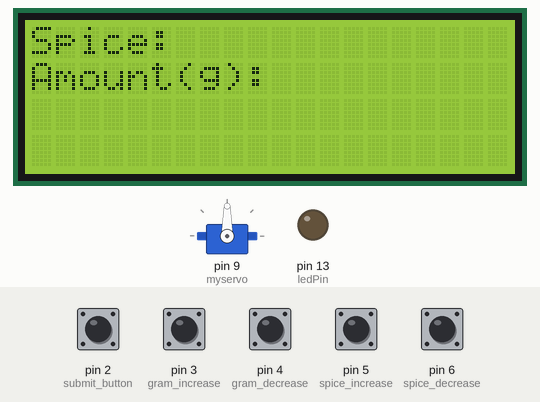
This sketch was run on a simulated Arduino Uno, built with avr-gcc and run on an emulated ATmega328P. Shown: servo, 20×4 character LCD, output pins drawn as LEDs (lit = HIGH). The inputs (shaded band) are chosen by the test bench; at power-on: pin 2 (submit_button), pin 3 (gram_increase), pin 4 (gram_decrease), pin 5 (spice_increase), pin 6 (spice_decrease) HIGH. What the sketch prints to the serial monitor is not drawn.

Above: at 1.2 s.
1.3 s: pin 3 (gram_increase) pulled LOW for 1 s
At 3.4 s:
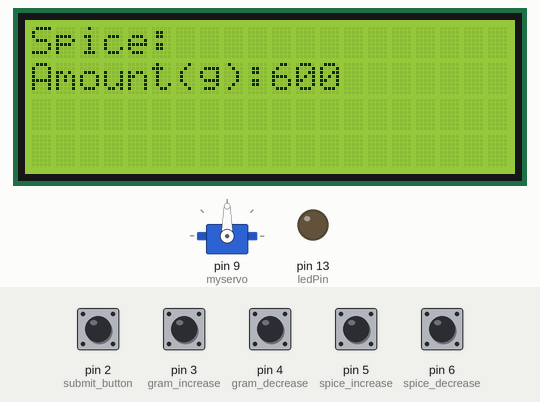
3.8 s: pin 2 (submit_button) pulled LOW for 0.15 s
At 4.6 s:
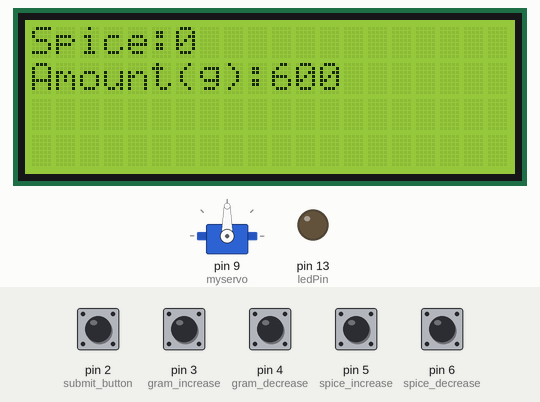
5.4 s: pin 4 (gram_decrease) pulled LOW for 0.15 s
At 5.9 s:
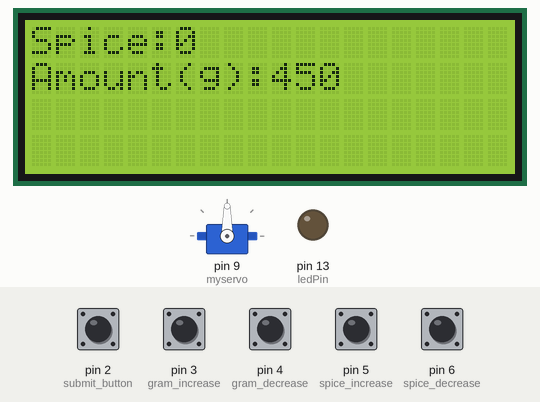
7.0 s: pin 5 (spice_increase) pulled LOW for 0.15 s
At 8.2 s:
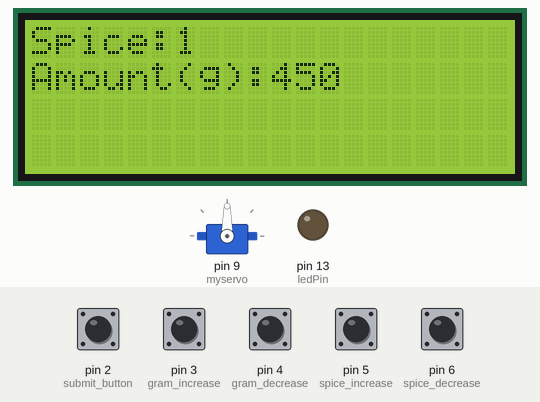
8.6 s: pin 2 (submit_button) pulled LOW for 1 s
At 9.2 s:
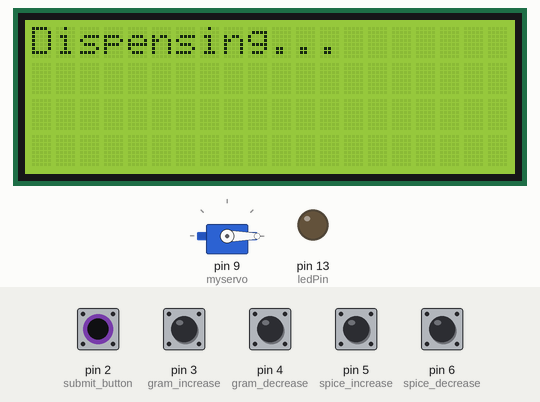
11.1 s: pin 6 (spice_decrease) pulled LOW for 1 s
At 13.1 s:
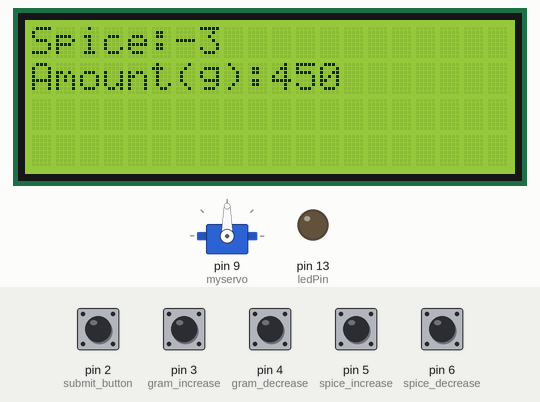
Timing chart, 0 to 14.6 s (numbered marks = the images above; inputs shaded):
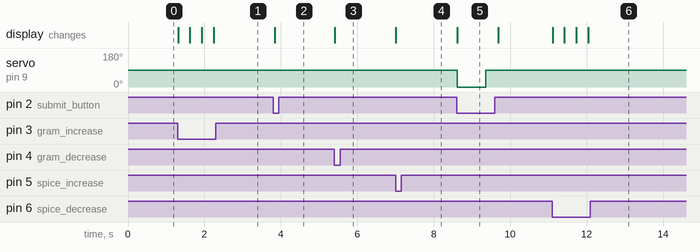

The sketch:

SpiceDispenser.ino
```cpp
#include <Servo.h>
#include <Wire.h>
#include <LiquidCrystal_I2C.h>

LiquidCrystal_I2C lcd(0x27, 20, 4); // set the LCD address to 0x27 for a 16 chars and 2 line display
Servo myservo;

const int submit_button = 2;     // the number of the pushbutton pin
const int gram_increase = 3;
const int gram_decrease = 4;
const int spice_increase = 5;
const int spice_decrease = 6;
const int ledPin =  13;      // the number of the LED pin

// variables will change:
int submit_button_state = 0;         // variable for reading the pushbutton status
int gram_increase_state = 0;
int gram_decrease_state = 0;
int spice_increase_state = 0;
int spice_decrease_state = 0;
int var = 0; //switch case

int buttonstate = 0;
int servo_delay = 0;
int spice = 0;
int pos = 0;    // variable to store the servo position

void setup() {
  // initialize the LED pin as an output:
  pinMode(ledPin, OUTPUT);
  // initialize the pushbutton pin as an input:
  pinMode(submit_button, INPUT);
  digitalWrite(submit_button, HIGH);
  pinMode(gram_increase, INPUT);
  digitalWrite(gram_increase, HIGH);
  pinMode(gram_decrease, INPUT);
  digitalWrite(gram_decrease, HIGH);
  pinMode(spice_increase, INPUT);
  digitalWrite(spice_increase, HIGH);
  pinMode(spice_decrease, INPUT);
  digitalWrite(spice_decrease, HIGH);

  myservo.attach(9);  // attaches the servo on pin 9 to the servo object
  lcd.init();
  lcd.backlight();
  lcd.setCursor(0, 0);
  lcd.print("Spice:");
  lcd.setCursor(0, 1);
  lcd.print("Amount(g):");

  Serial.begin(9600);

}

void loop() {
  // read the state of the pushbutton value:
  submit_button_state = digitalRead(submit_button);
  gram_increase_state = digitalRead(gram_increase);
  gram_decrease_state = digitalRead(gram_decrease);
  spice_increase_state = digitalRead(spice_increase);
  spice_decrease_state = digitalRead(spice_decrease);

  // check if the pushbutton is pressed. If it is, the buttonState is HIGH:

  if (submit_button_state == LOW) {
    Serial.println("Submitted");

    lcd.clear();
    lcd.setCursor(0, 0);
    lcd.print("Dispensing...");
    if (spice == 1) {
      myservo.write(0);              // tell servo to go to position in variable 'pos'
      delay(300);
      delay(servo_delay);

      myservo.write(90);              // tell servo to go to position in variable 'pos'
      delay(300);
    }

    else if (spice == 2) {
      myservo.write(180);              // tell servo to go to position in variable 'pos'
      delay(300);
      delay(servo_delay);

      myservo.write(90);              // tell servo to go to position in variable 'pos'
      delay(300);
      delay(servo_delay);
    }
    lcd.clear();
    lcd.setCursor(0, 0);
    lcd.print("Spice:");
    lcd.print(spice);
    lcd.setCursor(0, 1);
    lcd.print("Amount(g):");
    lcd.print(servo_delay);
    delay(300);
  }
  else if (gram_increase_state == LOW) {

    servo_delay = servo_delay + 150;
    Serial.println("gram increase");
    Serial.print("Servo delay:");
    Serial.println(servo_delay);

    lcd.setCursor(10, 1);
    lcd.print("      ");
    lcd.setCursor(10, 1);
    lcd.print(servo_delay);
    delay(300);
  }

  else if (gram_decrease_state == LOW) {

    servo_delay = servo_delay - 150;
    Serial.println("gram decrease");
    Serial.print("Servo delay:");
    Serial.println(servo_delay);

    lcd.setCursor(10, 1);
    lcd.print("      ");
    lcd.setCursor(10, 1);
    lcd.print(servo_delay);
    delay(300);
  }

  else if (spice_increase_state == LOW) {

    spice++;
    Serial.println("spice increase");
    Serial.print("spice value:");
    Serial.println(spice);

    lcd.setCursor(6, 0);
    lcd.print("      ");
    lcd.setCursor(6, 0);
    lcd.print(spice);
    delay(300);
  }
  else if (spice_decrease_state == LOW) {
    spice--;
    Serial.println("spice decrease");
    Serial.print("spice value:");
    Serial.println(spice);

    lcd.setCursor(6, 0);
    lcd.print("      ");
    lcd.setCursor(6, 0);
    lcd.print(spice);
    delay(300);
  }
}
```

Measured:
- after the input at 1.3 s, the display: first changes at once (image 1 shows a later state)
- after the input at 3.8 s, the display: changes at once (image 2)
- after the input at 5.4 s, the display: changes at once (image 3)
- after the input at 7.0 s, the display: changes at once (image 4)
- after the input at 8.6 s, servo on pin 9 (myservo): 90° → 0° at once, → 90° 0.75 s later; the display: changes at once (image 5)
- after the input at 11.1 s, the display: first changes at once (image 6 shows a later state)
